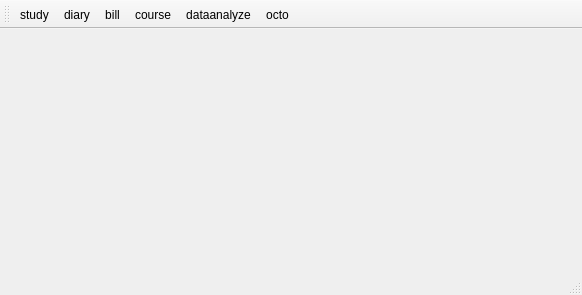
<?xml version="1.0" encoding="UTF-8"?>
<ui version="4.0">
 <class>MainInterface</class>
 <widget class="QMainWindow" name="MainInterface">
  <property name="geometry">
   <rect>
    <x>0</x>
    <y>0</y>
    <width>582</width>
    <height>295</height>
   </rect>
  </property>
  <property name="windowTitle">
   <string>MainWindow</string>
  </property>
  <property name="styleSheet">
   <string notr="true"/>
  </property>
  <widget class="QWidget" name="centralwidget"/>
  <widget class="QStatusBar" name="statusbar"/>
  <widget class="QToolBar" name="toolBar">
   <property name="windowTitle">
    <string>toolBar</string>
   </property>
   <attribute name="toolBarArea">
    <enum>TopToolBarArea</enum>
   </attribute>
   <attribute name="toolBarBreak">
    <bool>false</bool>
   </attribute>
   <addaction name="actionstudy"/>
   <addaction name="actiondiary"/>
   <addaction name="actionbill"/>
   <addaction name="actionEnglish"/>
   <addaction name="actiondataanalyze"/>
   <addaction name="actionocto"/>
  </widget>
  <action name="actionstudy">
   <property name="text">
    <string>study</string>
   </property>
   <property name="shortcut">
    <string>Q</string>
   </property>
   <property name="menuRole">
    <enum>QAction::MenuRole::NoRole</enum>
   </property>
  </action>
  <action name="actionbill">
   <property name="text">
    <string>bill</string>
   </property>
   <property name="shortcut">
    <string>E</string>
   </property>
   <property name="menuRole">
    <enum>QAction::MenuRole::NoRole</enum>
   </property>
  </action>
  <action name="actionEnglish">
   <property name="text">
    <string>course</string>
   </property>
   <property name="shortcut">
    <string>R</string>
   </property>
   <property name="menuRole">
    <enum>QAction::MenuRole::NoRole</enum>
   </property>
  </action>
  <action name="actionocto">
   <property name="text">
    <string>octo</string>
   </property>
   <property name="menuRole">
    <enum>QAction::MenuRole::NoRole</enum>
   </property>
  </action>
  <action name="actiondataanalyze">
   <property name="text">
    <string>dataanalyze</string>
   </property>
   <property name="shortcut">
    <string>T</string>
   </property>
   <property name="menuRole">
    <enum>QAction::MenuRole::NoRole</enum>
   </property>
  </action>
  <action name="actiondiary">
   <property name="text">
    <string>diary</string>
   </property>
   <property name="shortcut">
    <string>W</string>
   </property>
   <property name="menuRole">
    <enum>QAction::MenuRole::NoRole</enum>
   </property>
  </action>
 </widget>
 <resources/>
 <connections/>
</ui>
